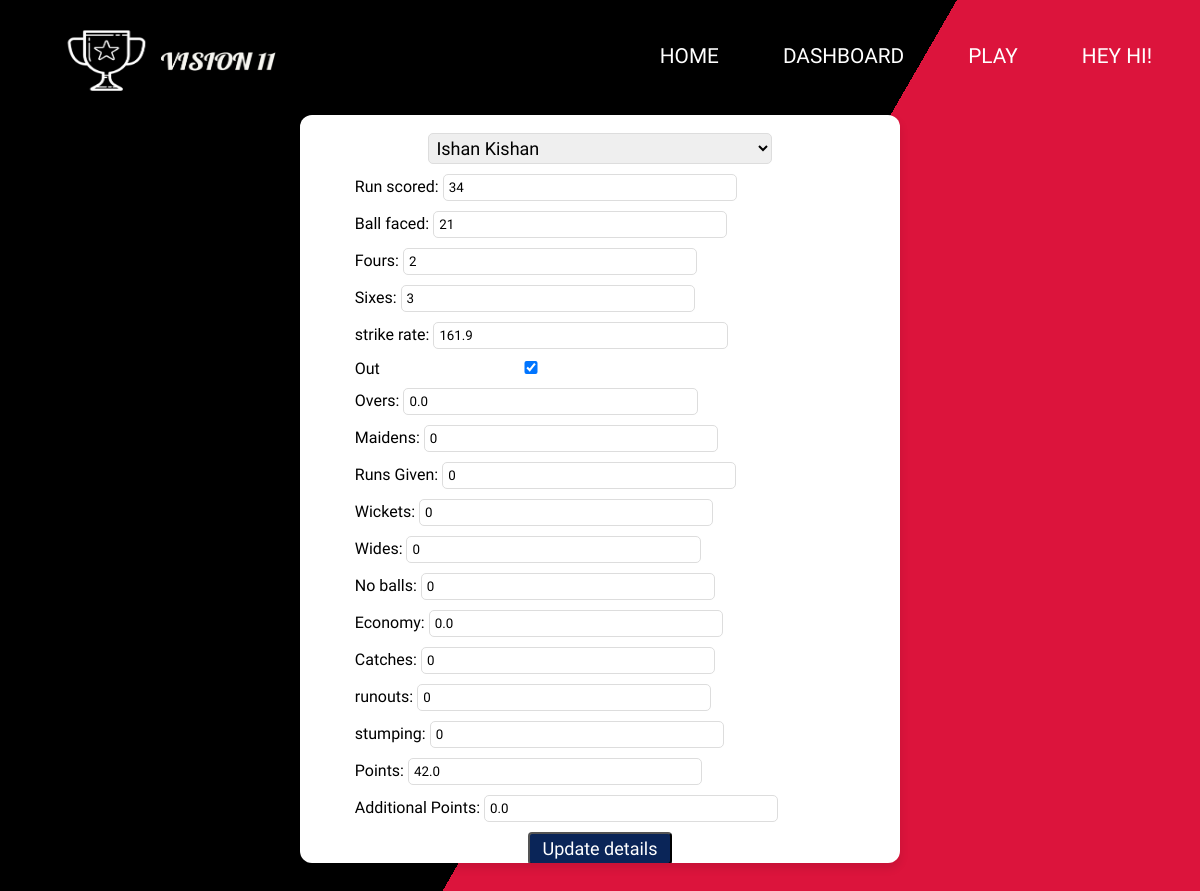
Page /playermatchdata/match=238 (signed in) on the committed database.
### usermanagerAPP/models.py (models this page shows, shortened)
class User1(AbstractUser):
    first_name = models.CharField(
        max_length=20
    )
    last_name = models.CharField(
        max_length=20
    )
    username = models.CharField(
        max_length=20,
        unique=True
    )
    age = models.IntegerField(
        null=True,
        blank=True
    )
    email = models.EmailField(
        max_length=50
    )
    vision_credits = models.FloatField(
        default=0
    )
    currency_type = models.CharField(
        choices=Currency_Choices,
        default=Choices.VISION_CANDIES,
        max_length=50
    )
    gender_type = models.CharField(
        choices=Gender_Choices,
        null=True,
        max_length=10
    )
    country = models.CharField(
        max_length=50
    )
    adult = models.BooleanField(
        'Adult_status',
        default=False
    )
    staff = models.BooleanField(
        'Staff_status',
        default=False
    )
    superuser = models.BooleanField(
        'super_user_status',
        default=False
    )
    aadhar_image = models.FileField(
        upload_to='others',
        null=True,
        blank=True
    )
    contests_won = models.IntegerField(
        default=0
    )
    objects = UserManager()
    @property
    def is_staff(self):
        return self.staff

### mainAPP/models.py (models this page shows, shortened)
class PlayersMatchData(models.Model):
    pid = models.ForeignKey(
        Player,
        on_delete=models.CASCADE
    )
    match_url = models.ForeignKey(
        Match,
        on_delete=models.Case
    )
    runsScored = models.IntegerField(default=0)
    ballsFaced = models.IntegerField(default=0)
    fours = models.IntegerField(default=0)
    sixes = models.IntegerField(default=0)
    strikeRate = models.FloatField(default=0)
    out = models.BooleanField(
        default=False
    )
    overs = models.FloatField(default=0)
    maidens = models.IntegerField(default=0)
    runsGiven = models.IntegerField(default=0)
    wickets = models.IntegerField(default=0)
    wides = models.IntegerField(default=0)
    noBalls = models.IntegerField(default=0)
    economy = models.FloatField(default=0)
    catches = models.IntegerField(
        default=0
    )
    runouts = models.IntegerField(
        default=0
    )
    stumpings = models.IntegerField(
        default=0
    )
    points = models.FloatField(
        default=0
    )
    additional_points = models.FloatField(
        default=0
    )

### mainAPP/views.py (the view)
# urls.py: path('playermatchdata/match=<int:mid>',views.RenderPlayerMatchData),
@login_required(login_url='/accounts/login')
def RenderPlayerMatchData(request,mid):
    try:
        if request.user.is_staff:
            return vision11_render().render_player_matchdata(request,mid)
        return redirect('/')
    except Exception as e:
        return redirect('/staff')

### mainAPP/repository.py (called while the page is built)
    def render_player_matchdata(self, request, mid):
        try:
            match = Match.objects.get(id=mid)
        except:
            return HttpResponseBadRequest('Match does not Exists!!')
        get_players = PlayersMatchData.objects.filter(match_url=match)
        return render(request, 'playermatchdata.html', {'players_data': get_players})

### templates/playermatchdata.html (shortened to what this page needs)
{% load static %}
<!DOCTYPE html>
<html lang="en">
<head>
    <link rel="stylesheet" href="{% static 'css/playermatchdata.css' %}">
    <link rel="stylesheet" href="https://stackpath.bootstrapcdn.com/font-awesome/4.7.0/css/font-awesome.min.css">
    <link rel="stylesheet" href="{% static 'css/navbar.css' %}">
</head>
<body>
    {% include 'navbar.html' %}
    <div class="multicolorbg">
        <div class="box" id="box">
            <select name="userselectedteam" id="players" onchange="show_player_data()">
                {% for players in players_data %}
                <option value="{{ players.pid.pid }}">{{ players.pid.player_name }}</option>
                {% endfor %}
              </select>
            {% for players in players_data %}
            <form class="suggestion_form"  id="player{{ players.pid.pid }}" action="/updateplayermatchdata/match={{ players.match_url.id }}/player={{ players.pid.pid }}" method="post">
                <div >
                  <div class="form_">
                    <div class="runs">
                    <label class="input_title">Run scored: </label>
                      <input placeholder="Run Scored" name="runs" value={{ players.runsScored }}>
                    </div>
                    <div class="balls">
                        <label class="input_title">Ball faced: </label>
                      <input placeholder="Balls" name="balls_faces" value={{ players.ballsFaced }}>
                    </div>
                    <div class="fours">
                        <label class="input_title">Fours: </label>
                      <input placeholder="fours" name="fours" value = {{ players.fours }}>
                    </div>
                    <div class="sixes">
                        <label class="input_title">Sixes: </label>
                      <input placeholder="sixes" name="sixes" value = {{ players.sixes }}>
                    </div>
                    <div class="stiker">
                        <label class="input_title">strike rate: </label>
                      <input placeholder="stikr_rate" name="strike_rate" value = {{ players.strikeRate }}>
                    </div>
                    <div class="stiker">
                        <label class="input_title">Out</label>
                        {% if players.out %}
                        <input type="checkbox" placeholder="stikr_rate" name="out" checked>
                        {% else %}
                        <input type="checkbox" placeholder="stikr_rate" name="out" >
                        {% endif %}
                    </div>
                    <div class="overs">
                        <label class="input_title">Overs: </label>
                      <input placeholder="overs" name="overs" value = {{ players.overs }}>
                    </div>
                    <div class="maidens">
                        <label class="input_title">Maidens: </label>
                      <input placeholder="maiden" name="maiden" value = {{ players.maidens }}>
                    </div>
                    <div class="runsgiven">
                        <label class="input_title">Runs Given: </label>
                        <input placeholder="runs_given" name="runs_given" value = {{ players.runsGiven }}>
                    </div>
                    <div class="wickets">
                        <label class="input_title">Wickets: </label>
                      <input placeholder="wicket" name="wicket" value = {{ players.wickets }}>
                    </div>
                    <div class="wides">
                        <label class="input_title">Wides: </label>
                      <input placeholder="wides" name="wides" value = {{ players.wides }}>
                    </div>
                    <div class="noballs">
                        <label class="input_title">No balls: </label>
                      <input placeholder="no_balls" name="no_balls" value = {{ players.noBalls }}>
                    </div>
                    <div class="economy">
                        <label class="input_title">Economy: </label>
                      <input placeholder="economy" name="economy" value = {{ players.economy }}>
                    </div>
                    <div class="catches">
                        <label class="input_title">Catches: </label>
                      <input placeholder="catches" name="catches" value = {{ players.catches }}>
                    </div>
                    <div class="runouts">
                        <label class="input_title">runouts: </label>
                      <input placeholder="runouts" name="runouts" value = {{ players.runouts }}>
                    </div>
                    <div class="stumping">
                        <label class="input_title">stumping: </label>
                      <input placeholder="stumping" name="stumping" value = {{ players.stumpings }}>
                    </div>
                    <div class="points">
                        <label class="input_title">Points: </label>
                      <input placeholder="points" name="points" value = {{ players.points }}>
                    </div>
                    <div class="addpoints">
                        <label class="input_title">Additional Points: </label>
                      <input placeholder="add points" name="add_points" value = {{ players.additional_points }}>
                    </div>
                  <div class="createbutton">
                    <button type="submit">Update details</button>
                  </div>
              </div>
        </div>
            </form>
        {% endfor %}
    </div>
</body>
</html>

### templates/navbar.html (shortened to what this page needs)
{% load static %}
<header class="header">
    <img width="250px" height="70px" src="{% static 'imgs/web/logo.png' %}" alt="">
  <nav class="navbar">
    <ul class="navbar-list">
      <li><a class="navbar-link" href="/">Home</a></li>
      <li><a class="navbar-link" href="/dashboard">Dashboard</a></li>
      <li><a class="navbar-link" href="/play">Play</a></li>
      {% if not user.is_authenticated %}
      <li><a class="navbar-link" href="/accounts/signup" target="_blank">Register</a>
      {% else %}
      <li><a class="navbar-link" href="#">Hey {{user.first_name}}!</a>
      {% endif %}
      </li>
    </ul>
  </nav>
</header>

### statics/css/playermatchdata.css (style rules this page uses)
* { margin: 0; padding: 0; box-sizing: border-box; font-family: system-ui; }
body { overflow-x: hidden; }
.multicolorbg { background: crimson; background-image: linear-gradient(120deg, #000 55%, crimson 55%); background-repeat: no-repeat; background-size: cover; width: 100vw; min-height: 100vh; overflow: hidden; }
.multicolorbg .box { width: 600px; margin: auto; margin-top: 115px; margin-bottom: 15px; background: #fff; padding: 15px 14px; border-radius: 12px; box-shadow: 0 5px 10px rgba(0,0,0,0.1); height: 80vh; overflow-y: auto; }
.suggestion_form { display: none; }
.suggestion_form div { width: 95%; margin: auto; margin-bottom: 10px; margin-top: 10px; }
.suggestion_form input { border-radius: 5px; width: 60%; padding: 5px; border: 1px solid #dddddd; }
select#players { display: block; width: 60%; margin: auto; margin-bottom: 10px; padding: 3px; font-size: 18px; border-radius: 5px; border: 1px solid #dddddd; margin-top: 3px; }
.createbutton { text-align: center; margin-top: 15px; }
.createbutton button { color: #fff; background: #0A2558; padding: 4px 12px; font-size: 18px; font-weight: 400; border-radius: 4px; text-decoration: none; transition: all 0.3s ease; cursor: pointer; }

### statics/css/navbar.css (style rules this page uses)
* { padding: 0; margin: 0; box-sizing: border-box; font-family: "Work Sans", sans-serif; }
body,html { overflow-x: hidden; position: relative; }
.header { padding: 0 3rem; height: 7rem; display: flex; justify-content: space-between; align-items: center; position: absolute; width: 100vw; background: transparent; overflow: hidden; z-index: 10000; }
.header img { display: block; margin-top: 7px; z-index: 1000000; }
.navbar-list { display: flex; gap: 4rem; list-style: none; }
.navbar-link:link, .navbar-link:visited { display: inline-block; text-transform: uppercase; text-decoration: none; font-size: 1.3rem; font-weight: 500; color: white; transition: all 0.3s; }

### rows in the picture
User1: first_name "HI"
PlayersMatchData: runs "34", balls_faces "21", fours "2", sixes "3", strike_rate "161.9", overs "0.0", maiden "0", runs_given "0", wicket "0", wides "0", no_balls "0", economy "0.0", catches "0", runouts "0", stumping "0", points "42.0", add_points "0.0"

### other values in the picture
form field userselectedteam "Ishan Kishan"
